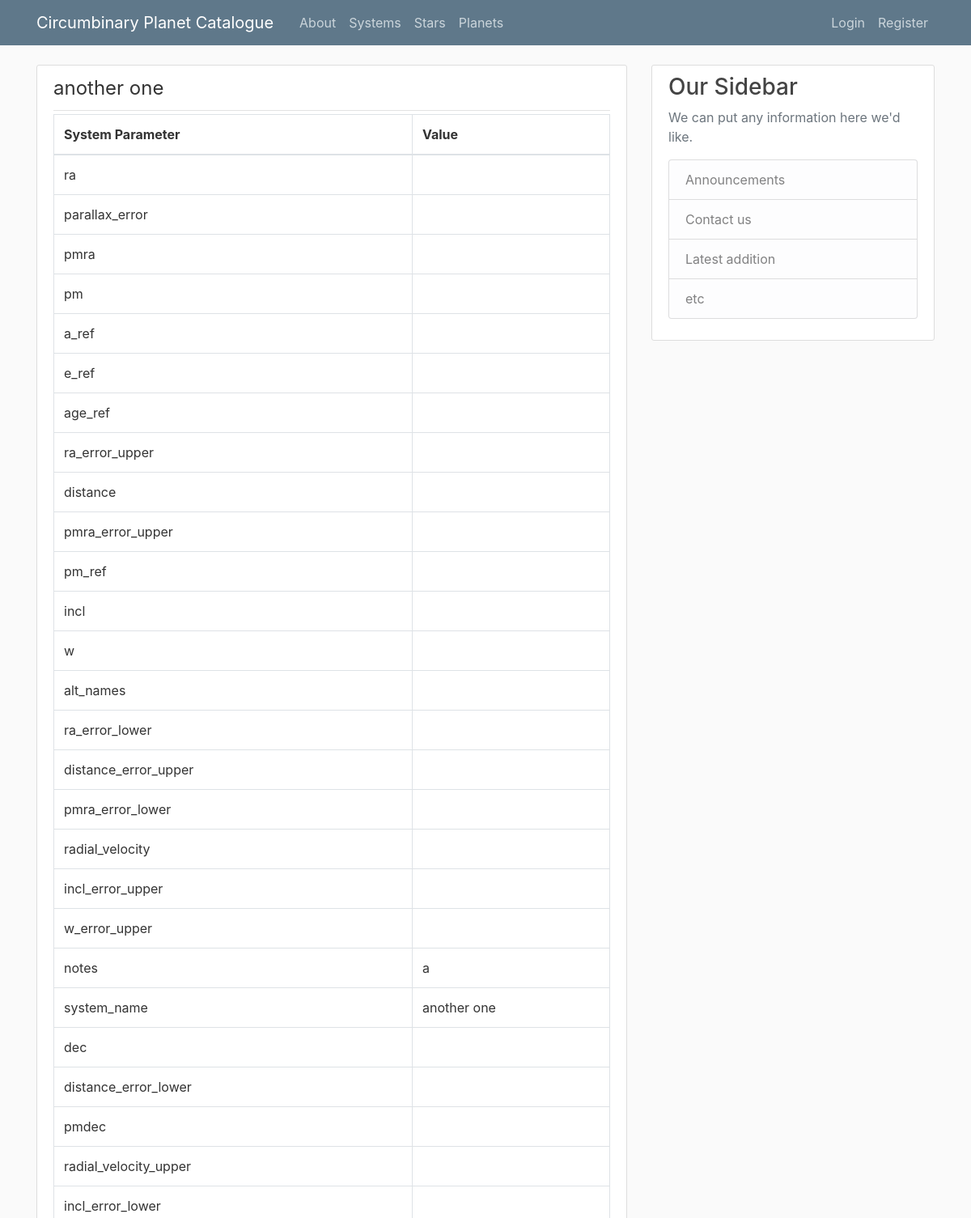
The page /system/3 (upper part) on the database as committed earlier.
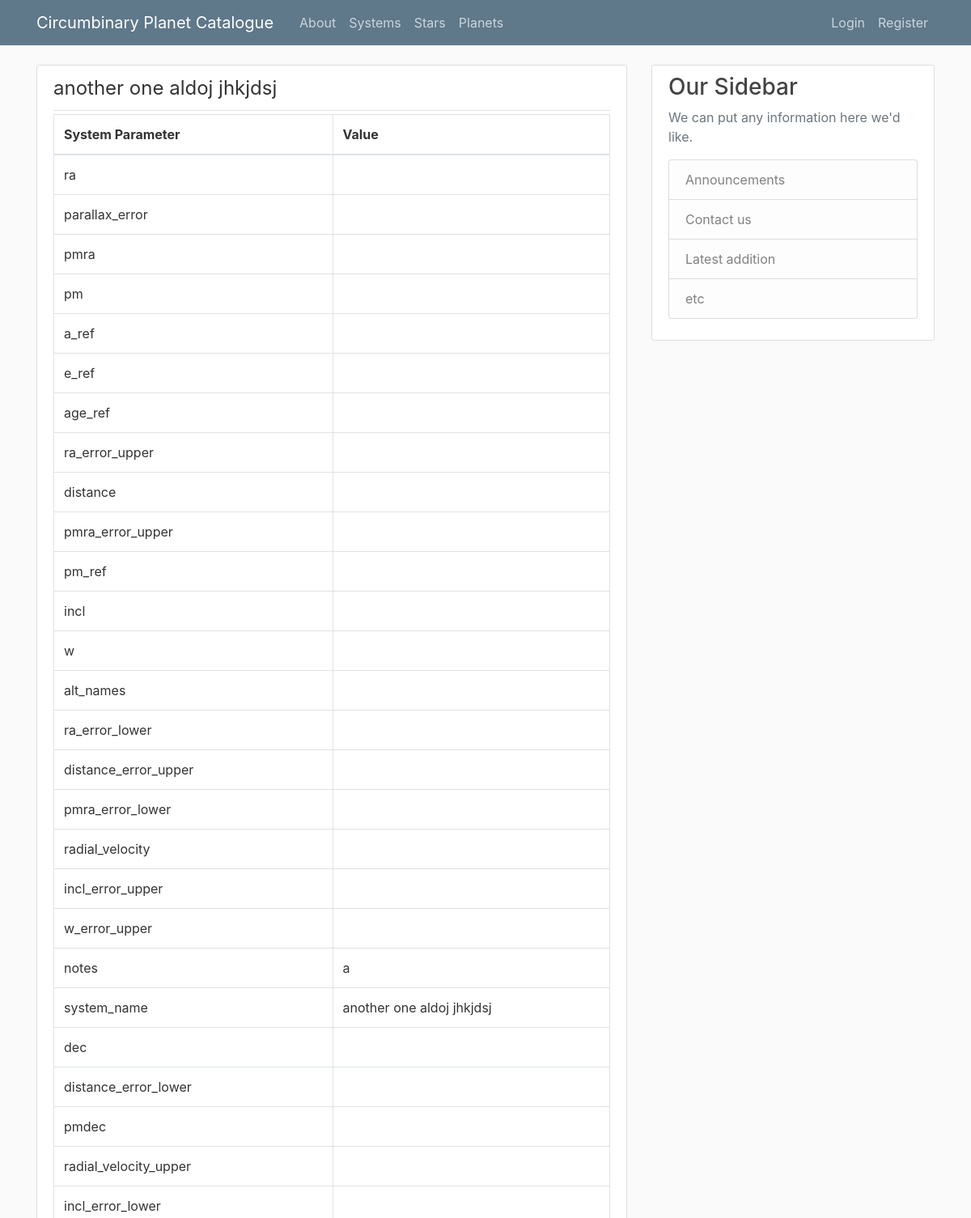
The same page on the database as committed later.
### flaskblog/models.py (models this page shows, shortened)
class System(db.Model):
    id = db.Column(db.Integer, primary_key=True)
    system_name = db.Column(db.String, nullable=False)
    gaia_id = db.Column(db.String)
    sp_type = db.Column(db.String)
    sp_type_ref = db.Column(db.String)
    ra = db.Column(db.String)
    ra_error_upper = db.Column(db.String)
    ra_error_lower = db.Column(db.String)
    dec = db.Column(db.String)
    dec_error_upper = db.Column(db.String)
    dec_error_lower = db.Column(db.String)
    ra_dec_ref = db.Column(db.Text)
    parallax = db.Column(db.String)
    parallax_error = db.Column(db.String)
    distance = db.Column(db.String)
    distance_error_upper = db.Column(db.String)
    distance_error_lower = db.Column(db.String)
    distance_ref = db.Column(db.Text)
    distance_gspphot = db.Column(db.String)
    distance_gspphot_upper = db.Column(db.String)
    distance_gspphot_lower = db.Column(db.String)
    pmra = db.Column(db.String)
    pmra_error_upper = db.Column(db.String)
    pmra_error_lower = db.Column(db.String)
    pmdec = db.Column(db.String)
    pmdec_error_upper = db.Column(db.String)
    pmdec_error_lower = db.Column(db.String)
    pm = db.Column(db.String)
    pm_ref = db.Column(db.Text)
    radial_velocity = db.Column(db.String)
    radial_velocity_upper = db.Column(db.String)
    radial_velocity_lower = db.Column(db.String)
    radial_velocity_ref = db.Column(db.Text)
    a = db.Column(db.String)
    a_error_upper = db.Column(db.String)
    a_error_lower = db.Column(db.String)
    a_ref = db.Column(db.Text)
    incl = db.Column(db.String)
    incl_error_upper = db.Column(db.String)
    incl_error_lower = db.Column(db.String)
    incl_ref = db.Column(db.Text)
    e = db.Column(db.String)
    e_error_upper = db.Column(db.String)
    e_error_lower = db.Column(db.String)
    e_ref = db.Column(db.Text)
    w = db.Column(db.String)
    w_error_upper = db.Column(db.String)
    w_error_lower = db.Column(db.String)
    w_ref = db.Column(db.Text)
    age = db.Column(db.String)
    age_error_upper = db.Column(db.String)
    age_error_lower = db.Column(db.String)
    age_ref = db.Column(db.Text)
    alt_names = db.Column(db.String)
    notes = db.Column(db.String)
    user_id = db.Column(db.Integer, db.ForeignKey('user.id'), nullable=False)

### flaskblog/routes.py (the view)
@app.route("/system/<int:system_id>", methods=['GET', 'POST'])
def system(system_id):
    system = System.query.get_or_404(system_id)
    return render_template('system.html', title=system.system_name, system=system.__dict__)

### flaskblog/templates/system.html (shortened to what this page needs)
{% extends "layout.html" %}
{% block content %}
        <article class="media content-section">
          <div class="media-body">
            <div class="article-metadata">
                <legend class=""> {{ system.system_name }}  </legend>
            </div>
            <table class="table table-bordered">
                <thead>
                  <tr>
                    <th scope="col">System Parameter </th>
                    <th scope="col">Value </th>
                  </tr>
                </thead>
                <tbody>
                    {% for param, val in system.items() %}
                        {% if param not in ['user_id', '_sa_instance_state'] %}
                        <tr> <td> {{ param }} </td> <td> {{ val }} </td> </tr>
                        {% endif %}
                    {% endfor %}
                </tbody>
              </table>
          </div>
        </article>
{% endblock content %}

Rows that differ between the two databases and show on the page:
changed System: system_name "another one" → "another one aldoj jhkjdsj"
